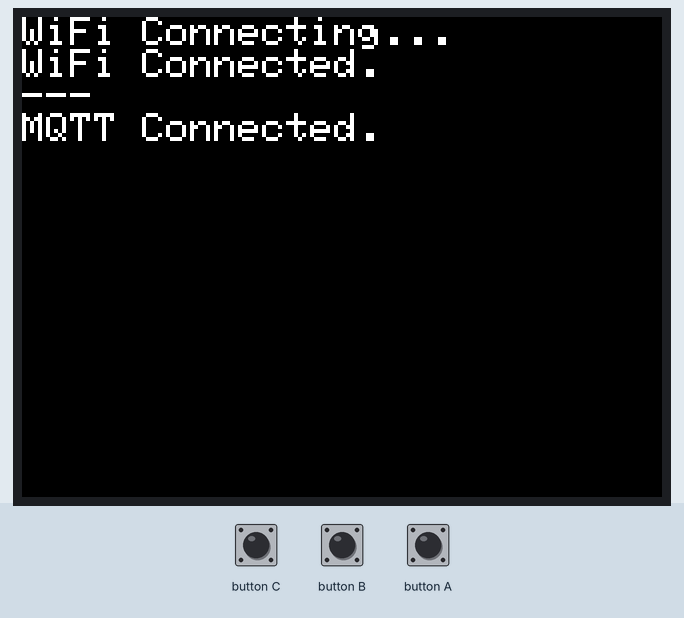
Recording of a sketch running on a simulated ESP32. Parts: 320×240 colour display. WiFi joins after 1.5 s; servers stay silent unless stated; random numbers use the default seed unless the sketch sets one; no MQTT or app messages arrive unless stated.

Above: at 1.8 s.

The sketch:

m5stack_mqtt.ino
```cpp
#include <M5Stack.h>

#include <WiFi.h>
#include <PubSubClient.h>

const char *ssid = "<SSID_HERE>";
const char *password = "<PASSPHRASE_HERE>";
const char *mqtt_server = "<MQTT_BROKER_ADDRESS_HERE>";

WiFiClient wifiClient;
PubSubClient mqttClient(wifiClient);
unsigned long lastMsg = 0;
#define MSG_BUFFER_SIZE (50)
char msg[MSG_BUFFER_SIZE];
int value = 0;

void connectMqtt()
{
  while (!mqttClient.connected())
  {
    String clientId = "M5Stack-";
    clientId += String(random(0xffff), HEX);
    if (mqttClient.connect(clientId.c_str()))
    {
      M5.Lcd.println("MQTT Connected.");
    }
    else
    {
      Serial.print("failed, rc=");
      Serial.print(mqttClient.state());
      Serial.println(" try again in 5 seconds");

      delay(5000);
    }
  }
}

void setup()
{
  M5.begin(true, false, true, false);
  M5.Lcd.fillScreen(TFT_BLACK);
  M5.Lcd.setTextSize(2);

  M5.Lcd.println("WiFi Connecting...");

  WiFi.mode(WIFI_STA);
  WiFi.begin(ssid, password);
  while (WiFi.status() != WL_CONNECTED)
  {
    delay(500);
  }

  M5.Lcd.println("WiFi Connected.");
  M5.Lcd.println("---");

  mqttClient.setServer(mqtt_server, 1883);
}

void loop()
{
  M5.update();

  if (!mqttClient.connected())
  {
    connectMqtt();
  }

  // unsigned long now = millis();
  // if (now - lastMsg > 2000)
  // {
  //   lastMsg = now;

  //   ++value;
  //   snprintf(msg, MSG_BUFFER_SIZE, "hello world #%ld", value);

  //   client.publish("M5Stack", msg);
  // }

  if (M5.BtnA.wasPressed())
  {
    String msg;
    msg += "{\"timestamp\": " + String(millis()) + ",";
    msg += "\"button\": \"A\"}";

    mqttClient.publish("M5Stack", msg.c_str());
  }
  if (M5.BtnB.wasPressed())
  {
    String msg;
    msg += "{\"timestamp\": " + String(millis()) + ",";
    msg += "\"button\": \"B\"}";

    mqttClient.publish("M5Stack", msg.c_str());
  }
  if (M5.BtnC.wasPressed())
  {
    String msg;
    msg += "{\"timestamp\": " + String(millis()) + ",";
    msg += "\"button\": \"C\"}";

    mqttClient.publish("M5Stack", msg.c_str());
  }
}
```
